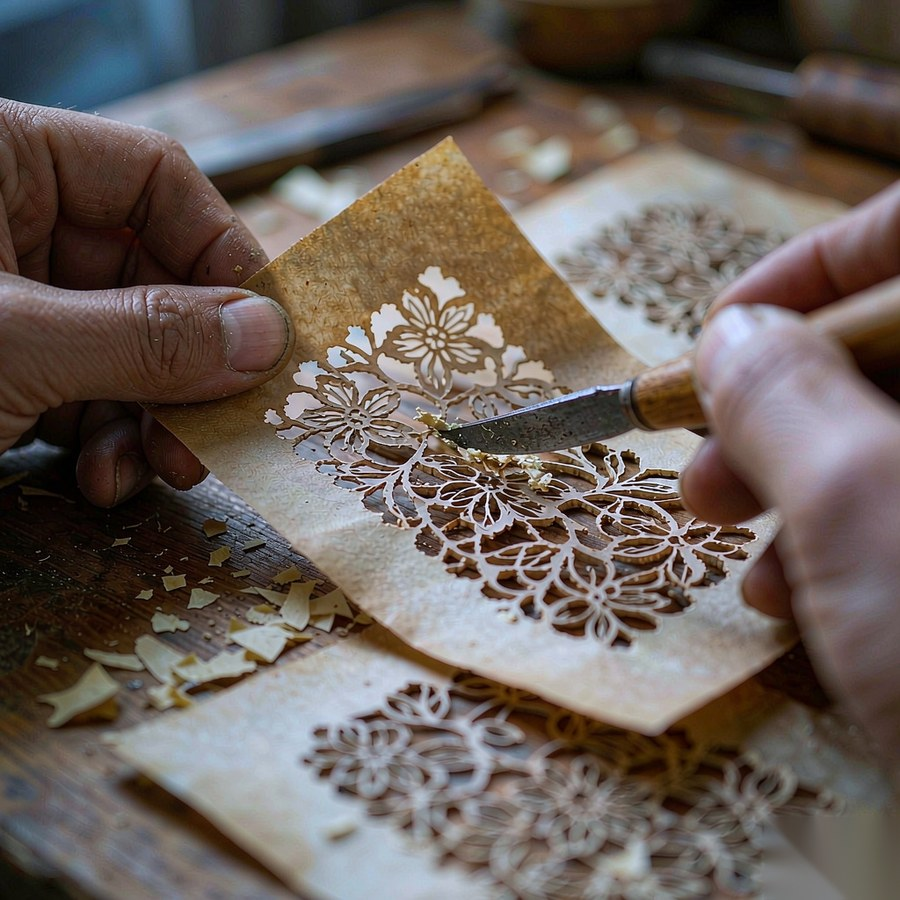
#> input picture blueprint_step_1.jpg, 900 x 900 px
$ python vision_tools.py blueprint_step_1.jpg
#> lines starting #> are read from the running program, lines starting #| are printed output that depends on the picture; after the words box and inside, x2 and y2 are one past the last pixel; in counts of white or black regions, pixels touching at a corner belong together
#!/usr/bin/env python3
# -*- coding: utf-8 -*-
"""
视觉工具链（OpenCV）—— 为「纹样再设计 / AI 共创」提供结构化视觉分析。

提供两个工具：
    extract_color(image_path)      主色板提取（Hex + 像素占比）
    segment_pattern(image_path)    边缘 + 连通域图层切分（第一版，粗糙但可跑）

并导出 OpenAI 风格的 Function Calling Schema（VISION_TOOLS），
供后续让 GLM 自主决定调用哪个工具。
依赖：opencv-python-headless（cv2）、numpy、pillow（webp 等格式兼容读取）。
"""
import os
import cv2
import numpy as np


# --------------------------------------------------------------------------- #
# 0) 格式无关的图片读取（WebP 兼容补丁）
# --------------------------------------------------------------------------- #
def _load_rgb(image_path: str) -> np.ndarray:
    """
    鲁棒地把任意格式图片读为 RGB numpy 数组。

    OpenCV 的 cv2.imread 对 .webp / 带透明通道 PNG 等经常返回 None，
    这里优先用 cv2（jpg/png 最快），失败则回退 Pillow（原生支持 webp 等所有格式）。
    这样「AI 共创」上传的图片不管什么格式都能稳提取颜色与切分图层。
    """
#> called with image_path = 'blueprint_step_1.jpg'
    if not os.path.isfile(image_path):
        raise FileNotFoundError(image_path)
    # 1) 先试 OpenCV（绝大多数情况足够）
    img = cv2.imread(image_path)
#> img is the input picture: shape (900, 900, 3); mean B, G, R 90.3, 96.4, 107
    if img is not None:
        return cv2.cvtColor(img, cv2.COLOR_BGR2RGB)
    # 2) 回退 Pillow：原生支持 webp / 带 alpha 的 png / 各种罕见编码
    try:
        from PIL import Image
        with Image.open(image_path) as im:
            return np.asarray(im.convert("RGB"))
    except Exception as e:
        raise ValueError(f"无法解码图片（cv2 与 PIL 均失败）: {image_path} | {e}")


# --------------------------------------------------------------------------- #
# 1) 主色板提取
# --------------------------------------------------------------------------- #
def extract_color(image_path: str, k: int = 5) -> dict:
    """
    用 K-Means 对像素聚类，返回主色板。
    返回:
        {
          "image_path": ..., "k": k,
          "palette": [ {"hex":"#RRGGBB","rgb":[r,g,b],"ratio":0.xx}, ... ]  # 按占比降序
        }
    """
    img = _load_rgb(image_path)
    h, w = img.shape[:2]
    # 缩放以加速（不影响主色判断）
    if max(h, w) > 512:
        scale = 512.0 / max(h, w)
        img = cv2.resize(img, (int(w * scale), int(h * scale)))
#> img: shape (512, 512, 3)
    pixels = img.reshape(-1, 3).astype(np.float32)

    criteria = (cv2.TERM_CRITERIA_EPS + cv2.TERM_CRITERIA_MAX_ITER, 100, 0.2)
    _, labels, centers = cv2.kmeans(
        pixels, k, None, criteria, 10, cv2.KMEANS_PP_CENTERS
    )
#> centers = [[75.69, 59.42, 48.14], [148.3, 141.2, 139.1], [112.6, 99.77, 90.22], [180.4, 183.8, 191.9], [37.76, 22.07, 10.8]]
    counts = np.bincount(labels.flatten(), minlength=k)
#> counts = [55505, 45314, 66840, 42040, 52445]
    total = float(counts.sum())
#> total = 262144

    order = counts.argsort()[::-1]  # 占比降序
#> order = [2, 0, 4, 1, 3]
    palette = []
    for i in order:
        r, g, b = (int(round(c)) for c in centers[i])
        palette.append({
            "hex": "#%02X%02X%02X" % (r, g, b),
            "rgb": [r, g, b],
            "ratio": round(float(counts[i]) / total, 4),
        })
#> this loop made 5 passes
#> (i, r, g, b) on passes 1 to 5: (2, 113, 100, 90), (0, 76, 59, 48), (4, 38, 22, 11), (1, 148, 141, 139), (3, 180, 184, 192)
#> after the loop, palette = 5 items

    return {
        "image_path": image_path,
        "k": k,
        "palette": palette,
        "dominant": palette[0]["hex"] if palette else None,
    }


# --------------------------------------------------------------------------- #
# 2) 图层切分（边缘 + 连通域）
# --------------------------------------------------------------------------- #
def segment_pattern(image_path: str, min_area_ratio: float = 0.002) -> dict:
    """
    第一版：Canny 边缘 → 膨胀闭合 → 连通域标记，把图像切成若干「图层」。
    返回:
        {
          "image_path": ..., "edge_pixels": int, "num_components": int,
          "layers": [ {"label":i,"bbox":[x,y,w,h],"area":int,"area_ratio":0.xx}, ... ]  # 按面积降序
        }
    """
#> called with image_path = 'blueprint_step_1.jpg', min_area_ratio = 0.002
    if not os.path.isfile(image_path):
        raise FileNotFoundError(image_path)
    rgb = _load_rgb(image_path)
    gray = cv2.cvtColor(rgb, cv2.COLOR_RGB2GRAY)
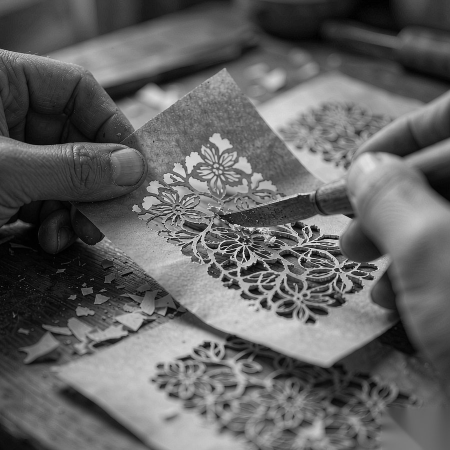
#> gray: shape (900, 900) (shown at 1/2 size); min 0, max 255, mean 98.9

    blur = cv2.GaussianBlur(gray, (5, 5), 0)
    edges = cv2.Canny(blur, 50, 150)
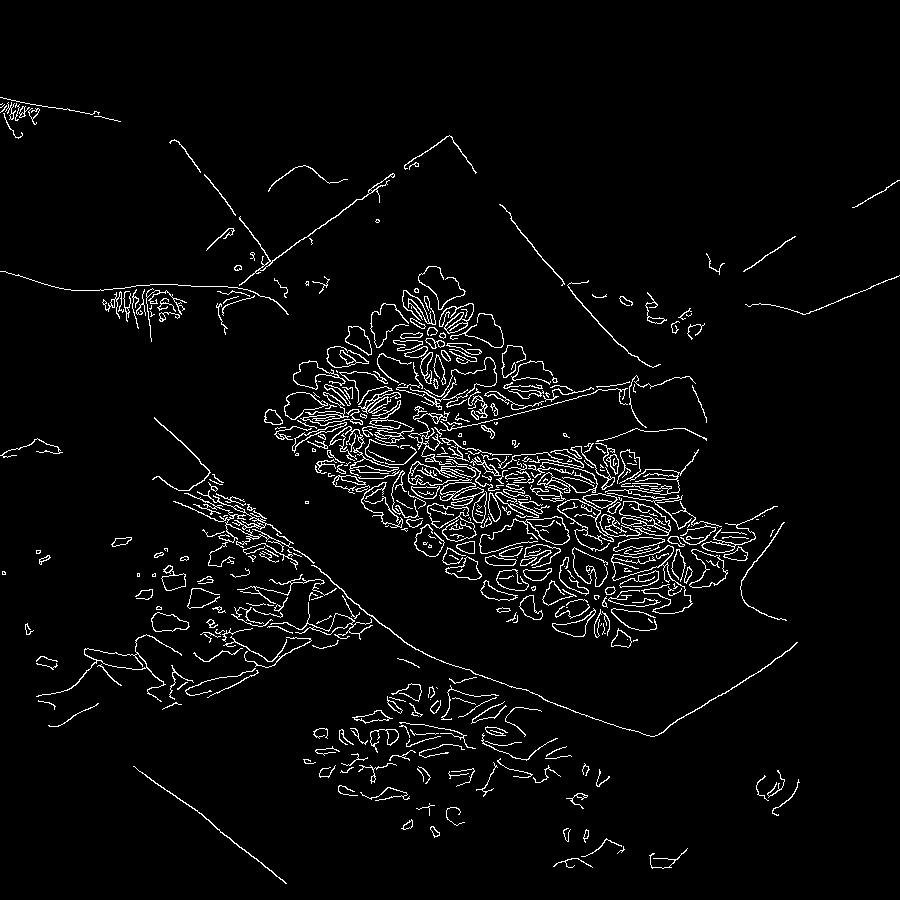
#> edges: shape (900, 900); 3.9% white in thin lines or dots, all inside (x1, y1, x2, y2) = (0, 97, 900, 884)
    kernel = np.ones((3, 3), np.uint8)
    edges = cv2.dilate(edges, kernel, iterations=1)
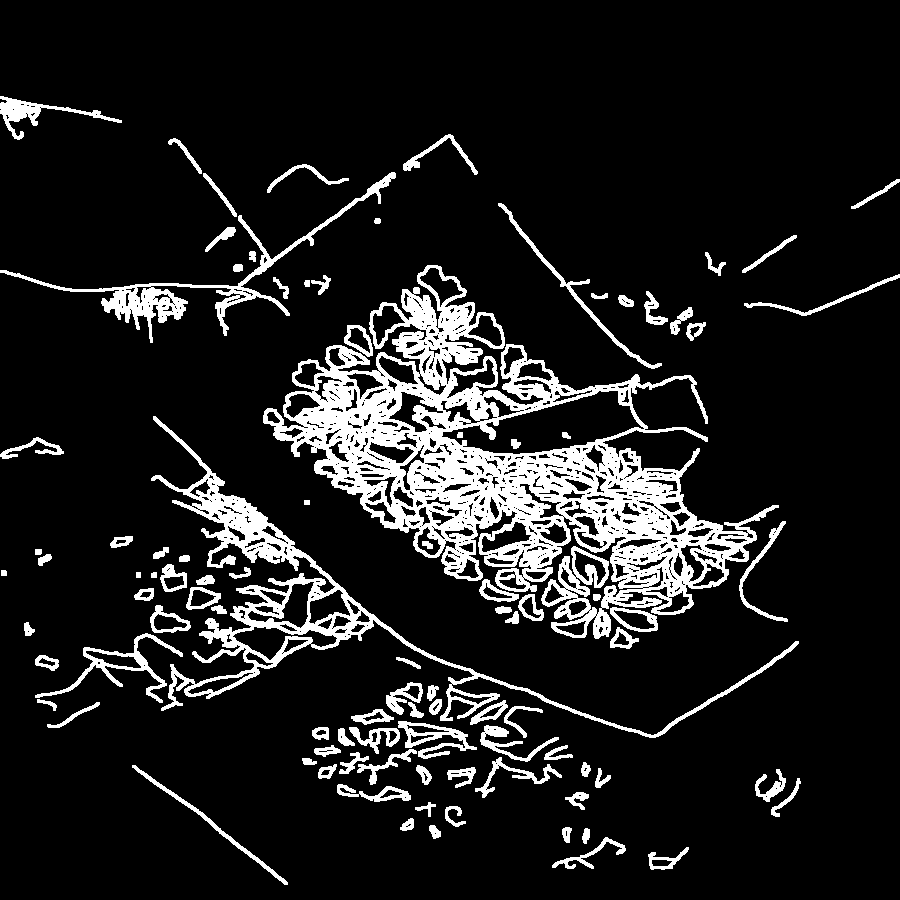
#> edges: shape (900, 900); 12% white; 97 white regions, largest, box (x1, y1, x2, y2) and area: (263, 265, 779, 639) 54296, (151, 416, 799, 738) 13359, (0, 172, 396, 343) 4752

    # 反相后做连通域：线条变黑、色块变白，连通域即「图层」
    inv = cv2.bitwise_not(edges)
    num_labels, _, stats, _ = cv2.connectedComponentsWithStats(inv, connectivity=8)
#> num_labels = 713; stats = 713 rows, first 6: [0, 96, 900, 789, 96864], [0, 0, 900, 900, 677888], [0, 99, 7, 4, 18], [21, 104, 3, 1, 3], [27, 105, 2, 1, 2], [31, 106, 4, 1, 4]

    h, w = gray.shape
    total = float(h * w)
    layers = []
    for i in range(1, num_labels):  # 0 为背景
        x, y, bw, bh, area = stats[i]
        if area / total < min_area_ratio:
            continue
        layers.append({
            "label": int(i),
            "bbox": [int(x), int(y), int(bw), int(bh)],
            "area": int(area),
            "area_ratio": round(area / total, 4),
        })
#> this loop made 712 passes
#> (x, y, bw, bh, area) on passes 1, 14, 19: (0, 0, 900, 900, 677888), (420, 268, 43, 39, 651), (126, 293, 3, 13, 30)
#> after the loop, layers = 2 items
    layers.sort(key=lambda d: d["area"], reverse=True)

    return {
        "image_path": image_path,
        "edge_pixels": int(edges.sum() // 255),
        "num_components": len(layers),
        "layers": layers,
    }


# --------------------------------------------------------------------------- #
# 3) Function Calling Schema（供模型自主调用）
# --------------------------------------------------------------------------- #
EXTRACT_COLOR_SCHEMA = {
    "type": "function",
    "function": {
        "name": "extract_color",
        "description": "从一张纹样图片中提取主色板，返回每个主色的 Hex 色值与像素占比。"
                       "适用于「提取配色」「找某色系纹样」「分析这张图的色彩」等需求。",
        "parameters": {
            "type": "object",
            "properties": {
                "image_path": {
                    "type": "string",
                    "description": "待分析图片的本地绝对路径",
                }
            },
            "required": ["image_path"],
        },
    },
}

SEGMENT_PATTERN_SCHEMA = {
    "type": "function",
    "function": {
        "name": "segment_pattern",
        "description": "对纹样图片做边缘检测与连通域切分，返回若干图层（含包围盒与面积占比）。"
                       "适用于「拆解这个纹样的结构」「分层/抠图再设计」等需求。",
        "parameters": {
            "type": "object",
            "properties": {
                "image_path": {
                    "type": "string",
                    "description": "待分析图片的本地绝对路径",
                }
            },
            "required": ["image_path"],
        },
    },
}

# 组合列表，可直接传给支持 tools 的对话接口
VISION_TOOLS = [EXTRACT_COLOR_SCHEMA, SEGMENT_PATTERN_SCHEMA]


if __name__ == "__main__":
    import json
    import sys

    p = sys.argv[1] if len(sys.argv) > 1 else "A01.webp"
    print("=== extract_color ===")
    print(json.dumps(extract_color(p), ensure_ascii=False, indent=2))
    print("=== segment_pattern ===")
    print(json.dumps(segment_pattern(p), ensure_ascii=False, indent=2))

$ run again, on blueprint_step_3.jpg
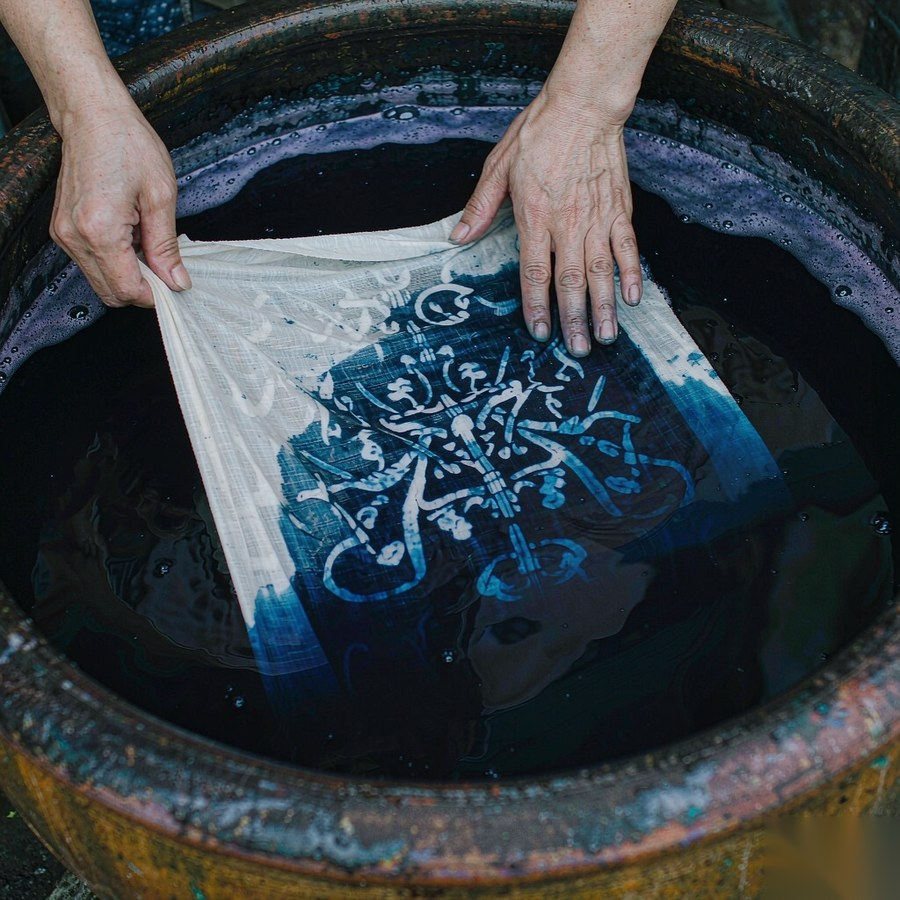
#> input picture blueprint_step_3.jpg, 900 x 900 px
#> in _load_rgb, img is the input picture: shape (900, 900, 3); mean B, G, R 68.4, 63.2, 55.8
#> img: shape (512, 512, 3)
#> centers = [[15.52, 23.45, 29.13], [167.9, 169.6, 174.5], [116.2, 114.6, 121.2], [39.7, 73.7, 98.9], [72.26, 64.64, 48.13]]
#> counts = [136491, 34623, 25916, 31873, 33241]
#> in extract_color, `total = float(counts.sum())`: total = 262144
#> order = [0, 1, 4, 3, 2]
#> the loop in extract_color, `for i in order:` made 5 passes
#> (r, g, b) on passes 1, 2, 4: (16, 23, 29), (168, 170, 174), (40, 74, 99)
#> after the loop in extract_color, `for i in order:`: palette = 5 items
#> in segment_pattern, `edges = cv2.Canny(blur, 50, 150)`:
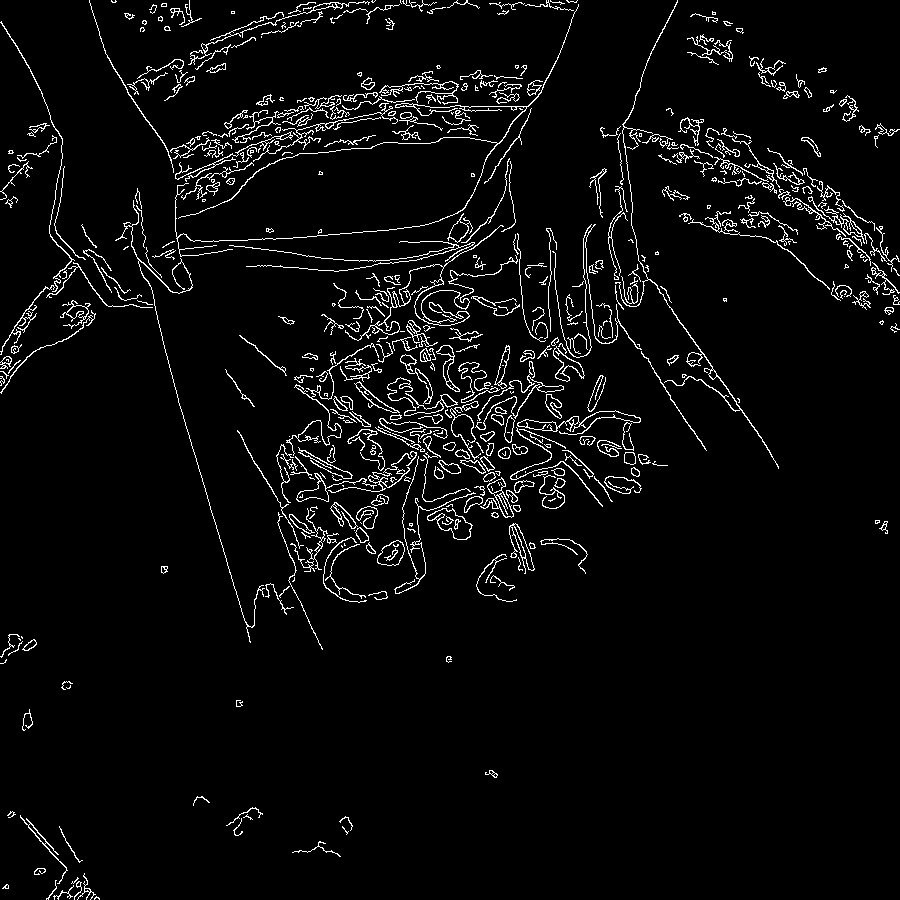
#> edges: shape (900, 900); 4.3% white in thin lines or dots
#> in segment_pattern, `edges = cv2.dilate(edges, kernel, iterations=1)`:
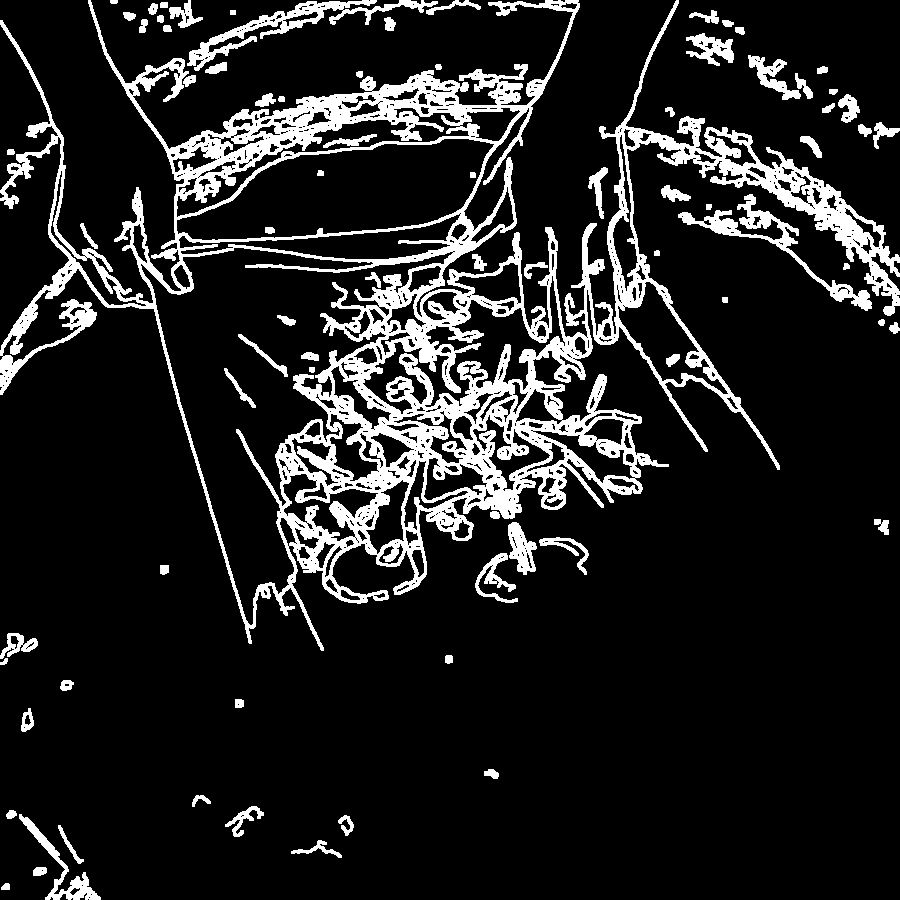
#> edges: shape (900, 900); 13.4% white; 79 white regions, largest, box (x1, y1, x2, y2) and area: (0, 0, 900, 651) 88895, (187, 0, 438, 71) 2985, (678, 194, 872, 311) 2690
#> num_labels = 721; stats = 721 rows, first 6: [0, 0, 900, 900, 108252], [0, 0, 184, 306, 26006], [91, 0, 482, 149, 38538], [369, 0, 1, 1, 1], [411, 0, 10, 4, 20], [459, 0, 6, 3, 13]
#> the loop in segment_pattern, `for i in range(1, num_labels):` made 720 passes
#> after the loop in segment_pattern, `for i in range(1, num_labels):`: layers = 14 items
